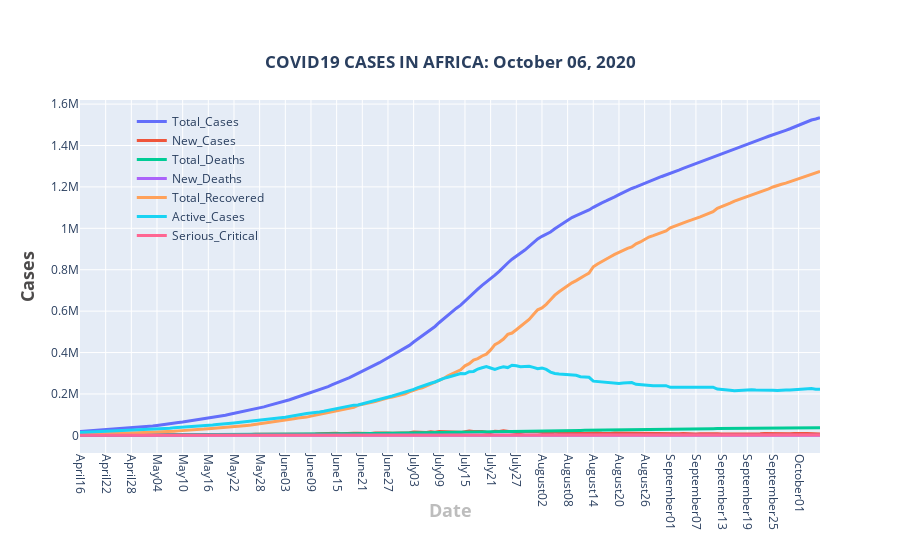

Notebook code cell kept with this figure:
### Markdown cell above
<a id='general'></a>

### Code cell
fig = go.Figure()
for column in african_summary.columns[1:]:
    fig.add_trace(go.Scatter(
        x=dates,
        y= african_summary[column].tolist(),
        name=column,
        mode='lines',
        line=dict(width=3)       
))    
fig.update_layout(
    title={
        'text': '<b>'+'COVID19 CASES IN AFRICA: ' + date_string +'</b>',
        'y':0.9,
        'x':0.5,
        'xanchor': 'center',
        'yanchor': 'top'},
    xaxis=dict(title='<b>Date</b>',titlefont_size=18, titlefont=dict(color='#BDBDBD'),nticks=30),
    yaxis=dict(title='<b>Cases</b>',titlefont_size=18,  titlefont=dict(color='#4D4B4B')),
    legend=dict(x=0.07, y=0.98,traceorder="normal",bgcolor='rgba(255, 255, 255, 0)',bordercolor='rgba(255, 255, 255, 0)',),
#     margin=dict(l=20, r=20, t=20, b=20),    
    xaxis_tickangle=90,   
#     legend=dict(x=0.01, y=0.98,traceorder="normal",borderwidth=1,bordercolor="Black",)
)
fig.show()

### Figure 1 — Plotly figure (JSON) as saved in the notebook; plotly's stock layout.template omitted (floating-point values rounded to 4 significant figures; data arrays with more than 128 entries replaced by an {"elided": "..."} marker saying what was removed)
{"data": [{"line": {"width": 3}, "mode": "lines", "name": "Total_Cases", "type": "scatter", "x": {"elided": "174 str values"}, "y": {"elided": "174 int values"}}, {"line": {"width": 3}, "mode": "lines", "name": "New_Cases", "type": "scatter", "x": {"elided": "174 str values"}, "y": {"elided": "174 int values"}}, {"line": {"width": 3}, "mode": "lines", "name": "Total_Deaths", "type": "scatter", "x": {"elided": "174 str values"}, "y": {"elided": "174 int values"}}, {"line": {"width": 3}, "mode": "lines", "name": "New_Deaths", "type": "scatter", "x": {"elided": "174 str values"}, "y": {"elided": "174 int values"}}, {"line": {"width": 3}, "mode": "lines", "name": "Total_Recovered", "type": "scatter", "x": {"elided": "174 str values"}, "y": {"elided": "174 int values"}}, {"line": {"width": 3}, "mode": "lines", "name": "Active_Cases", "type": "scatter", "x": {"elided": "174 str values"}, "y": {"elided": "174 int values"}}, {"line": {"width": 3}, "mode": "lines", "name": "Serious_Critical", "type": "scatter", "x": {"elided": "174 str values"}, "y": {"elided": "174 int values"}}], "layout": {"legend": {"bgcolor": "rgba(255, 255, 255, 0)", "bordercolor": "rgba(255, 255, 255, 0)", "traceorder": "normal", "x": 0.07, "y": 0.98}, "title": {"text": "<b>COVID19 CASES IN AFRICA: October 06, 2020</b>", "x": 0.5, "xanchor": "center", "y": 0.9, "yanchor": "top"}, "xaxis": {"nticks": 30, "tickangle": 90, "title": {"font": {"color": "#BDBDBD", "size": 18}, "text": "<b>Date</b>"}}, "yaxis": {"title": {"font": {"color": "#4D4B4B", "size": 18}, "text": "<b>Cases</b>"}}}}
